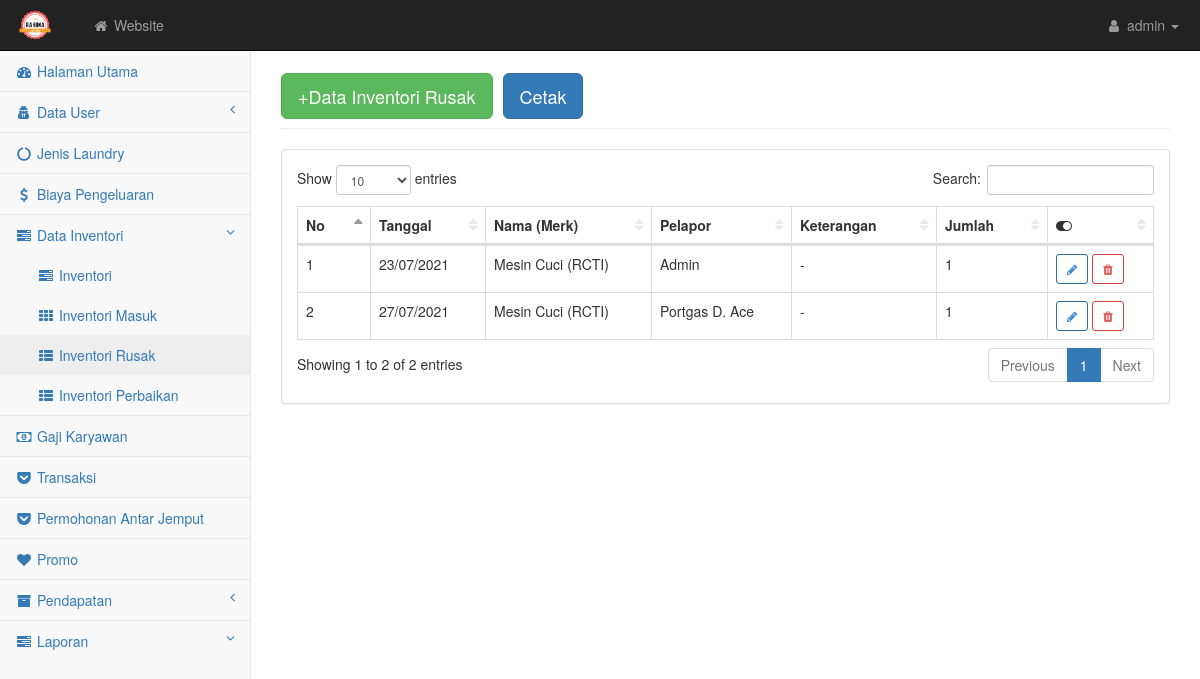
The app's page /admin/rusak.php, older data.
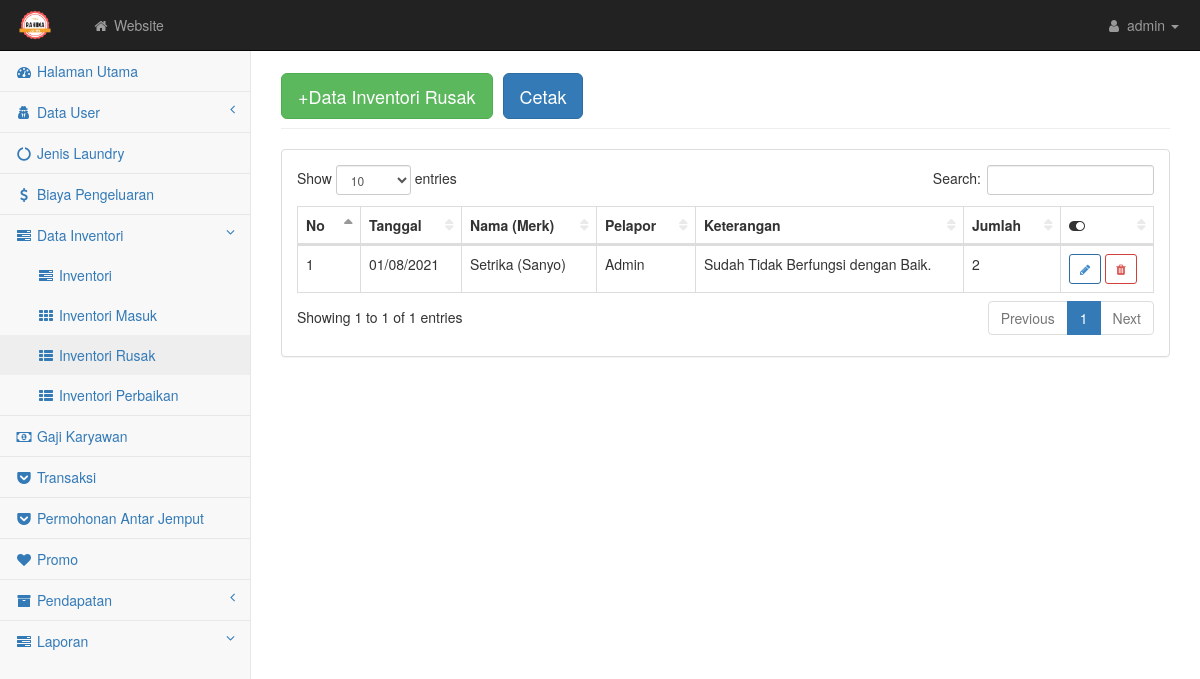
The same page, newer data.
### tables this page shows
CREATE TABLE `inventorirusak` (
  `idinventorirusak` int(5) NOT NULL,
  `idinventori` int(2) NOT NULL,
  `id` int(11) NOT NULL,
  `tglrusak` date NOT NULL,
  `ket` text NOT NULL,
  `jumlah` int(3) NOT NULL
);

CREATE TABLE `inventori` (
  `idinventori` int(2) NOT NULL,
  `namainven` varchar(50) NOT NULL,
  `merk` varchar(50) NOT NULL,
  `stok` int(3) NOT NULL
);

CREATE TABLE `user` (
  `id` int(5) NOT NULL,
  `nama` varchar(100) NOT NULL,
  `username` varchar(10) NOT NULL,
  `password` varchar(10) NOT NULL,
  `jk` enum('Laki-Laki','Wanita') NOT NULL,
  `ttl` varchar(80) NOT NULL,
  `telp` varchar(15) NOT NULL,
  `alamat` text NOT NULL,
  `tugas` varchar(100) NOT NULL,
  `level` varchar(30) NOT NULL
);

### admin/rusak.php (the view, shortened to what this page needs)
<?php require('atas.php') ?>
<div id="page-wrapper">
    <div class="container-fluid">
        <div class="row">
            <div class="col-lg-12">
                <h1 class="page-header"><button class="btn btn-success btn-lg"><a href="rusak_input.php" style="color: white; text-decoration: none">+Data Inventori Rusak</a></button>
                <button type="button" class="btn btn-primary btn-lg" data-toggle="modal" data-target="#myModal"> Cetak </button></h1>
            </div>
        </div>
        <div class="row">
            <div class="col-lg-12">
                <div class="panel panel-default">
                    <div class="panel-body">
                        <div class="table-responsive">
                            <table class="table table-bordered table-hover" id="dataTables-example">
                                <thead class="success">
                                    <tr>
                                        <th>No</th>
                                        <th>Tanggal</th>
                                        <th>Nama (Merk)</th>
                                        <th>Pelapor</th>
                                        <th>Keterangan</th>
                                        <th>Jumlah</th>
                                        <th><i class="fa fa-toggle-on"></i></th>
                                    </tr>
                                </thead>
                                <tbody>
                                    <?php $no=1; $query = mysqli_query($kon, "SELECT * FROM inventorirusak INNER JOIN inventori ON inventorirusak.idinventori = inventori.idinventori INNER JOIN user ON inventorirusak.id = user.id ORDER BY namainven ASC");
                                        while($data = mysqli_fetch_array($query)){ ?>
                                            <tr class="odd gradeX">
                                                    <td><?= $no++; ?></td>
                                                    <td><?= date('d/m/Y',strtotime($data['tglrusak'])); ?></td>
                                                    <td><?= $data['namainven'].' ('.$data['merk'].')'; ?></td>
                                                    <td><?= $data['nama'] ?></td>
                                                    <td><?= $data['ket'] ?></td>
                                                    <td><?= $data['jumlah'] ?></td>
                                                    <td>
                                                        <a href="rusak_edit.php?idinventorirusak=<?php echo $data['idinventorirusak']; ?>" class="btn btn-outline btn-primary btn-sm"><i class="fa fa-pencil"></i></a>
                                                        <a href="delete.php?idinventorirusak=<?php echo $data['idinventorirusak'] ?>" class="btn btn-outline btn-danger btn-sm"><i class="fa fa-trash"></i></a>
                                                    </td>
                                                </tr>
                                        <?php } ?>
                                </tbody>
                            </table>
                        </div>
                    </div>
                </div>
            </div>
        </div>
    </div>
</div>
    </div>
<?php require('bawah.php') ?>

Row changes from the older to the newer data that the page shows:
removed inventorirusak: tglrusak "23/07/2021", idinventori.namainven "Mesin Cuci", idinventori.merk "RCTI", user.nama "Admin", ket "-", jumlah "1"
removed inventorirusak: tglrusak "27/07/2021", idinventori.namainven "Mesin Cuci", idinventori.merk "RCTI", user.nama "Portgas D. Ace", ket "-", jumlah "1"
added inventorirusak: tglrusak "01/08/2021", idinventori.namainven "Setrika", idinventori.merk "Sanyo", user.nama "Admin", ket "Sudah Tidak Berfungsi dengan Baik.", jumlah "2"
Text that changed along with them:
text written by a page script: "Show entries Search: Showing 1 to 2 of 2 entries Previous 1 Next" → "Show entries Search: Showing 1 to 1 of 1 entries Previous 1 Next"
